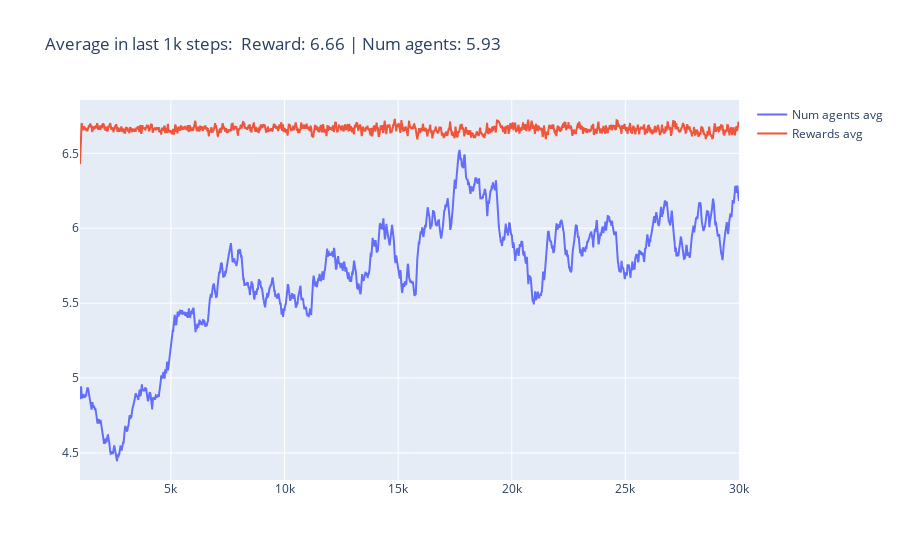

The cell this chart's notebook holds for it:
### Code cell
fig = go.Figure()

# Add traces
# Agents
num_agents_np = np.array(num_agents)
window_width = 1000
cumsum_vec = np.cumsum(np.insert(num_agents_np, 0, 0)) 
num_agents_avg = (cumsum_vec[window_width:] - cumsum_vec[:-window_width]) / window_width

# fig.add_trace(go.Scatter(x=np.arange(len(num_agents)), y=np.array(num_agents),
#                     mode='lines',
#                     name='Num agents'))

fig.add_trace(go.Scatter(x=np.arange(window_width,window_width+len(num_agents_avg)), y=num_agents_avg,
                    mode='lines',
                    name='Num agents avg'))

# Rewards
rewards_np = np.array(rewards)
# window_width = 1000
cumsum_vec = np.cumsum(np.insert(rewards_np, 0, 0)) 
rewards_avg = (cumsum_vec[window_width:] - cumsum_vec[:-window_width]) / window_width

# fig.add_trace(go.Scatter(x=np.arange(len(rewards)), y=np.array(rewards),
#                     mode='lines',
#                     name='Rewards'))

fig.add_trace(go.Scatter(x=np.arange(window_width,window_width+len(rewards_avg)), y=rewards_avg,
                    mode='lines',
                    name='Rewards avg'))

fig.update_layout({
    'title': f'Average in last 1k steps:  Reward: {np.mean(rewards_np[-10000:]):.2f} | Num agents: {np.mean(num_agents_np[-10000:]):.2f}',
})

fig.show()

### Figure 1 — Plotly figure (JSON) as saved in the notebook; plotly's stock layout.template omitted (floating-point values rounded to 4 significant figures; data arrays with more than 128 entries replaced by an {"elided": "..."} marker saying what was removed)
{"data": [{"mode": "lines", "name": "Num agents avg", "type": "scatter", "x": {"elided": "29001 int values"}, "y": {"elided": "29001 float values"}}, {"mode": "lines", "name": "Rewards avg", "type": "scatter", "x": {"elided": "29001 int values"}, "y": {"elided": "29001 float values"}}], "layout": {"title": {"text": "Average in last 1k steps:  Reward: 6.66 | Num agents: 5.93"}}}
